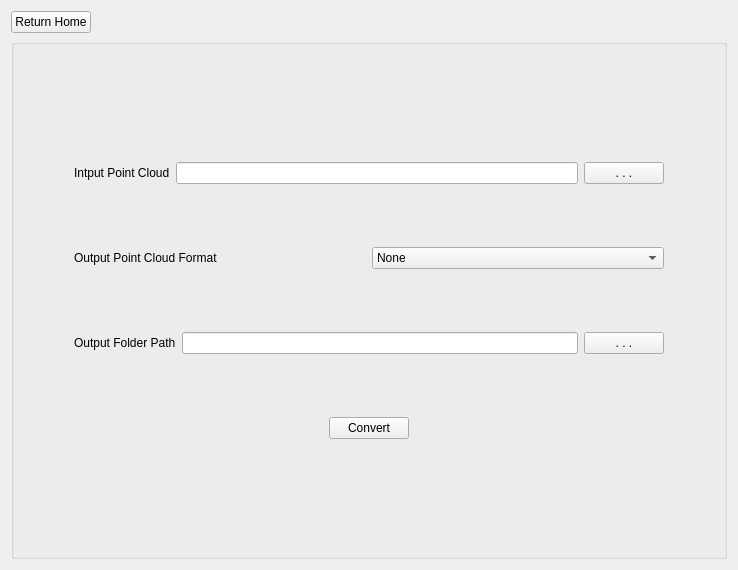
<?xml version="1.0" encoding="UTF-8"?>
<ui version="4.0">
 <class>CCloudConvertWidget</class>
 <widget class="QWidget" name="CCloudConvertWidget">
  <property name="geometry">
   <rect>
    <x>0</x>
    <y>0</y>
    <width>738</width>
    <height>570</height>
   </rect>
  </property>
  <property name="windowTitle">
   <string>Point Cloud Conversion</string>
  </property>
  <layout class="QVBoxLayout" name="verticalLayout_2">
   <item>
    <layout class="QHBoxLayout" name="horizontalLayout_5">
     <item>
      <widget class="QPushButton" name="pB_return">
       <property name="text">
        <string>Return Home</string>
       </property>
      </widget>
     </item>
     <item>
      <spacer name="horizontalSpacer_2">
       <property name="orientation">
        <enum>Qt::Orientation::Horizontal</enum>
       </property>
       <property name="sizeHint" stdset="0">
        <size>
         <width>40</width>
         <height>20</height>
        </size>
       </property>
      </spacer>
     </item>
    </layout>
   </item>
   <item>
    <widget class="QGroupBox" name="groupBox">
     <property name="title">
      <string/>
     </property>
     <layout class="QVBoxLayout" name="verticalLayout">
      <property name="leftMargin">
       <number>60</number>
      </property>
      <property name="topMargin">
       <number>60</number>
      </property>
      <property name="rightMargin">
       <number>60</number>
      </property>
      <property name="bottomMargin">
       <number>60</number>
      </property>
      <item>
       <spacer name="verticalSpacer">
        <property name="orientation">
         <enum>Qt::Orientation::Vertical</enum>
        </property>
        <property name="sizeHint" stdset="0">
         <size>
          <width>20</width>
          <height>50</height>
         </size>
        </property>
       </spacer>
      </item>
      <item>
       <layout class="QHBoxLayout" name="horizontalLayout">
        <item>
         <widget class="QLabel" name="label_4">
          <property name="text">
           <string>Intput Point Cloud</string>
          </property>
         </widget>
        </item>
        <item>
         <widget class="QLineEdit" name="lineEdit_2"/>
        </item>
        <item>
         <widget class="QPushButton" name="pb_input_brose">
          <property name="text">
           <string>. . .</string>
          </property>
         </widget>
        </item>
       </layout>
      </item>
      <item>
       <spacer name="verticalSpacer_3">
        <property name="orientation">
         <enum>Qt::Orientation::Vertical</enum>
        </property>
        <property name="sizeHint" stdset="0">
         <size>
          <width>20</width>
          <height>49</height>
         </size>
        </property>
       </spacer>
      </item>
      <item>
       <layout class="QHBoxLayout" name="horizontalLayout_3">
        <item>
         <widget class="QLabel" name="label">
          <property name="text">
           <string>Output Point Cloud Format</string>
          </property>
         </widget>
        </item>
        <item>
         <widget class="QComboBox" name="combox_cloud_format_out">
          <property name="currentText">
           <string>None</string>
          </property>
          <item>
           <property name="text">
            <string>None</string>
           </property>
          </item>
          <item>
           <property name="text">
            <string notr="true">pcd</string>
           </property>
          </item>
          <item>
           <property name="text">
            <string notr="true">ply</string>
           </property>
          </item>
          <item>
           <property name="text">
            <string notr="true">txt</string>
           </property>
          </item>
          <item>
           <property name="text">
            <string notr="true">bin</string>
           </property>
          </item>
         </widget>
        </item>
       </layout>
      </item>
      <item>
       <spacer name="verticalSpacer_4">
        <property name="orientation">
         <enum>Qt::Orientation::Vertical</enum>
        </property>
        <property name="sizeHint" stdset="0">
         <size>
          <width>20</width>
          <height>50</height>
         </size>
        </property>
       </spacer>
      </item>
      <item>
       <layout class="QHBoxLayout" name="horizontalLayout_2">
        <item>
         <widget class="QLabel" name="label_3">
          <property name="text">
           <string>Output Folder Path</string>
          </property>
         </widget>
        </item>
        <item>
         <widget class="QLineEdit" name="lineEdit"/>
        </item>
        <item>
         <widget class="QPushButton" name="pb_output_brose">
          <property name="text">
           <string>. . .</string>
          </property>
         </widget>
        </item>
       </layout>
      </item>
      <item>
       <spacer name="verticalSpacer_5">
        <property name="orientation">
         <enum>Qt::Orientation::Vertical</enum>
        </property>
        <property name="sizeHint" stdset="0">
         <size>
          <width>20</width>
          <height>49</height>
         </size>
        </property>
       </spacer>
      </item>
      <item>
       <layout class="QHBoxLayout" name="horizontalLayout_4">
        <item>
         <spacer name="horizontalSpacer_3">
          <property name="orientation">
           <enum>Qt::Orientation::Horizontal</enum>
          </property>
          <property name="sizeHint" stdset="0">
           <size>
            <width>40</width>
            <height>20</height>
           </size>
          </property>
         </spacer>
        </item>
        <item>
         <widget class="QPushButton" name="pb_start_convert">
          <property name="text">
           <string>Convert</string>
          </property>
         </widget>
        </item>
        <item>
         <spacer name="horizontalSpacer_4">
          <property name="orientation">
           <enum>Qt::Orientation::Horizontal</enum>
          </property>
          <property name="sizeHint" stdset="0">
           <size>
            <width>40</width>
            <height>20</height>
           </size>
          </property>
         </spacer>
        </item>
       </layout>
      </item>
      <item>
       <spacer name="verticalSpacer_2">
        <property name="orientation">
         <enum>Qt::Orientation::Vertical</enum>
        </property>
        <property name="sizeHint" stdset="0">
         <size>
          <width>20</width>
          <height>50</height>
         </size>
        </property>
       </spacer>
      </item>
     </layout>
    </widget>
   </item>
  </layout>
 </widget>
 <resources/>
 <connections/>
</ui>
